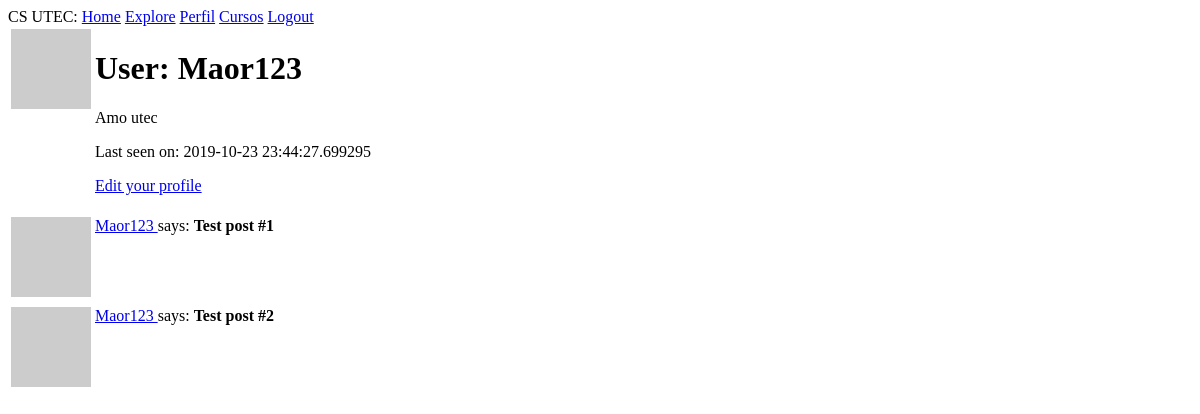
The app's page /user/Maor123 (signed in), older data.
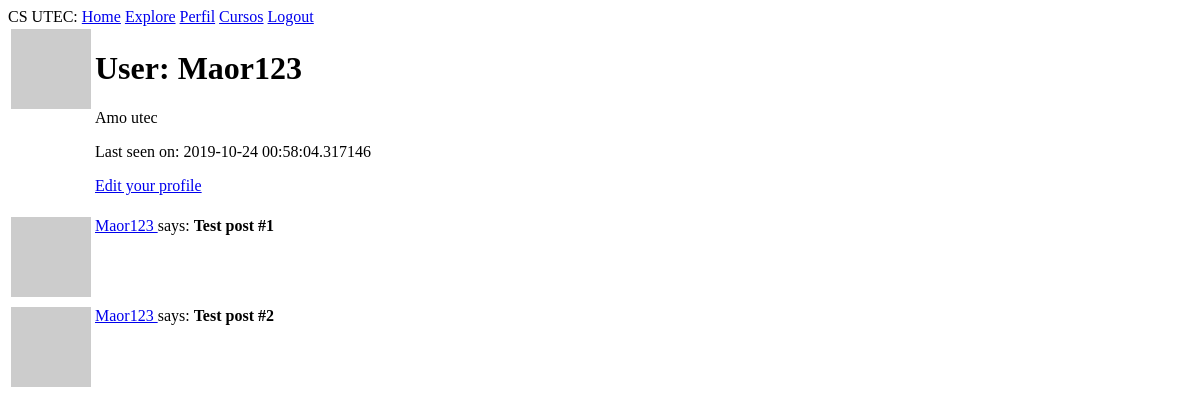
The same page, newer data.
### app/models.py (models this page shows, shortened)
class User(UserMixin, db.Model):
    id = db.Column(db.Integer, primary_key=True)
    username = db.Column(db.String(70), index = True, unique = True)
    email = db.Column(db.String(90), index = True, unique = True)
    password_hash = db.Column(db.String(110))
    posts = db.relationship('Post', backref='author', lazy='dynamic')
    gender = db.Column(db.String(5))
    about_me = db.Column(db.String(140))
    last_seen = db.Column(db.DateTime, default=datetime.utcnow)
    followed = db.relationship(
        'User', secondary=followers,
        primaryjoin=(followers.c.follower_id == id),
        secondaryjoin=(followers.c.followed_id == id),
        backref=db.backref('followers', lazy='dynamic'), lazy='dynamic')
    def avatar(self, size):
        digest = md5(self.email.lower().encode('utf-8')).hexdigest()
        return 'https://www.gravatar.com/avatar/{}?d=identicon&s={}'.format(digest, size)

### app/routes.py (the view)
@app.route('/user/<username>')
@login_required
def user(username):
    user = User.query.filter_by(username=username).first_or_404()
    posts = [
        {'author': user, 'body': 'Test post #1'},
        {'author': user, 'body': 'Test post #2'}
    ]
    return render_template('user.html', user=user, posts=posts)

### app/models.py (called while the page is built)
@login.user_loader
def load_user(id):
    return User.query.get(int(id))

### app/routes.py (called while the page is built)
@app.before_request
def before_request():
    if current_user.is_authenticated:
        current_user.last_seen = datetime.utcnow()
        db.session.commit()

### app/templates/user.html
{% extends "base.html" %}
{% block content %}
  <table>
        <tr valign="top">
            <td><img src="{{ user.avatar(128) }}"></td>
            <td>
                <h1>User: {{ user.username }}</h1>
                {% if user.about_me %}<p>{{ user.about_me }}</p>{% endif %}
                {% if user.last_seen %}<p>Last seen on: {{ user.last_seen }}</p>{% endif %}
                {% if user == current_user %}
                <p><a href="{{ url_for('edit_profile') }}">Edit your profile</a></p>
                {% elif not current_user.is_following(user) %}
                <p><a href="{{ url_for('follow', username=user.username) }}">Follow</a></p>
		{% else %}
		<p><a href="{{ url_for('unfollow', username=user.username) }}">Unfollow</a></p>
                {% endif %}
            </td>
        </tr>
  </table>
    {% for post in posts %}
        {% include "_post.html" %}
    {% endfor %}
{% endblock %}

### app/templates/base.html (shortened to what this page needs)
<!DOCTYPE html>
<html lang="es">
	<head>
	</head>
	<body >
		<div class="container text-center">
			<div class="row justify-content-center">
				<div class="col">CS UTEC:
					<a href="{{ url_for('index') }}">Home</a>
                    <a href="{{ url_for('explore') }}">Explore</a>
					{% if current_user.is_anonymous %}
					<a href="{{ url_for('login') }}">LogIn</a>
					{% else %}
					<a href="{{ url_for('user', username=current_user.username) }}">Perfil</a>
					<a href="{{ url_for('cursos') }}" >Cursos</a>
					<a href="{{ url_for('logout') }}">Logout</a>
					{% endif %}
				</div>
			</div>
		</div>
		{% block content %}
		{% endblock %}
	</body>
</html>

### app/templates/_post.html
  <table>
        <tr valign="top">
            <td><img src="{{ post.author.avatar(36) }}"></td>
            <td>
                <a href="{{ url_for('user', username=post.author.username) }}">
                    {{ post.author.username }}
                </a>
                says: <b>{{ post.body }}</b>
            </td>
        </tr>
    </table>

Row changes from the older to the newer data that the page shows:
changed User "Maor123": last_seen "2019-10-23 23:44:27.699295" → "2019-10-24 00:58:04.317146"
